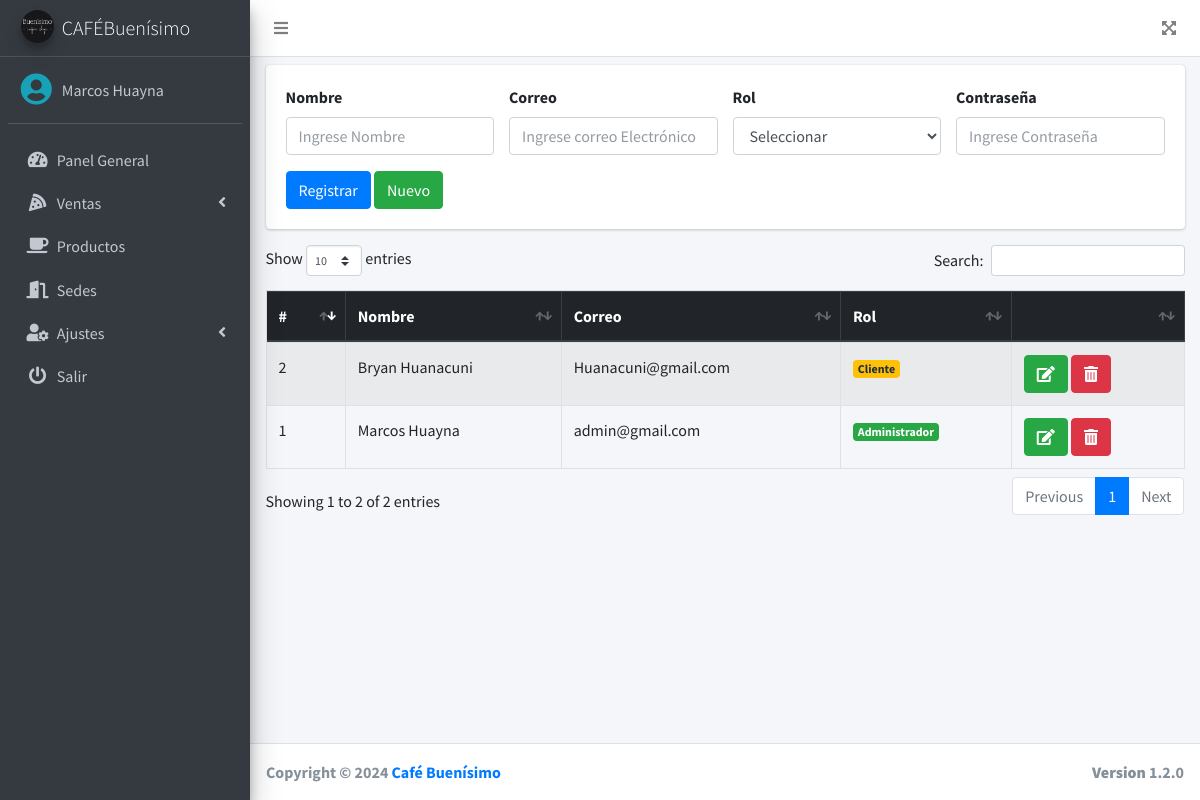
The app's page /src/usuarios.php (signed in) with its own data.
### tables this page shows
CREATE TABLE `usuarios` (
  `id` int(11) NOT NULL,
  `nombre` varchar(200) NOT NULL,
  `correo` varchar(200) NOT NULL,
  `pass` varchar(50) NOT NULL,
  `rol` int(11) NOT NULL,
  `estado` int(11) NOT NULL DEFAULT 1
);

### src/usuarios.php (the view, shortened to what this page needs)
<?php
include "../conexion.php";
include "includes/header.php";
?>
<div class="card">
    <div class="card-body">
        <form action="" method="post" autocomplete="off" id="formulario">
            <div class="row">
                <div class="col-md-3">
                    <div class="form-group">
                        <label for="nombre">Nombre</label>
                        <input type="text" class="form-control" placeholder="Ingrese Nombre" name="nombre" id="nombre">
                    </div>
                </div>
                <div class="col-md-3">
                    <div class="form-group">
                        <label for="correo">Correo</label>
                        <input type="correo" class="form-control" placeholder="Ingrese correo Electrónico" name="correo" id="correo">
                    </div>
                </div>
                <div class="col-md-3">
                    <div class="form-group">
                        <label for="rol">Rol</label>
                        <select id="rol" class="form-control" name="rol">
                            <option>Seleccionar</option>
                        </select>
                    </div>
                </div>
                <div class="col-md-3">
                    <div class="form-group">
                        <label for="pass">Contraseña</label>
                        <input type="password" class="form-control" placeholder="Ingrese Contraseña" name="pass" id="pass">
                    </div>
                </div>
            </div>
            <input type="submit" value="Registrar" class="btn btn-primary" id="btnAccion">
            <input type="button" value="Nuevo" class="btn btn-success" id="btnNuevo" onclick="limpiar()">
        </form>
    </div>
</div>
<div class="table-responsive">
    <table class="table table-hover table-striped table-bordered mt-2" id="tbl">
        <thead class="thead-dark">
            <tr>
                <th>#</th>
                <th>Nombre</th>
                <th>Correo</th>
                <th>Rol</th>
                <th></th>
            </tr>
        </thead>
        <tbody>
            <?php
            $query = mysqli_query($conexion, "SELECT * FROM usuarios WHERE estado = 1");
            $result = mysqli_num_rows($query);
            if ($result > 0) {
                while ($data = mysqli_fetch_assoc($query)) {
                    if ($data['rol'] == 1) {
                        $rol = '<span class="badge badge-success">Administrador</span>';
                    }else if($data['rol'] == 2){
                        $rol = '<span class="badge badge-info">Cocinero</span>';
                    }else if($data['rol'] == 3){
                        $rol = '<span class="badge badge-info">Mozo</span>';
                    }else if($data['rol'] == 4){
                        $rol = '<span class="badge badge-info">Repartidor</span>';
                    }else{
                        $rol = '<span class="badge badge-warning">Cliente</span>';
                    }
                    ?>
                    <tr>
                        <td><?php echo $data['id']; ?></td>
                        <td><?php echo $data['nombre']; ?></td>
                        <td><?php echo $data['correo']; ?></td>
                        <td><?php echo $rol; ?></td>
                        <td>
                            <a href="#" onclick="editarUsuario(<?php echo $data['id']; ?>)" class="btn btn-success"><i class='fas fa-edit'></i></a>
                            <form action="eliminar.php?id=<?php echo $data['id']; ?>&accion=usuarios" method="post" class="confirmar d-inline">
                                <button class="btn btn-danger" type="submit"><i class='fas fa-trash-alt'></i> </button>
                            </form>
                        </td>
                    </tr>
            <?php }
            } ?>
        </tbody>
    </table>
</div>
<?php include_once "includes/footer.php"; ?>

### records on screen
usuarios: id "1", nombre "Marcos Huayna", correo "admin@gmail.com", rol "Administrador"
usuarios: id "2", nombre "Bryan Huanacuni", correo "Huanacuni@gmail.com", rol "Cliente"

### other values on screen
$_SESSION['nombre'] "Marcos Huayna"
